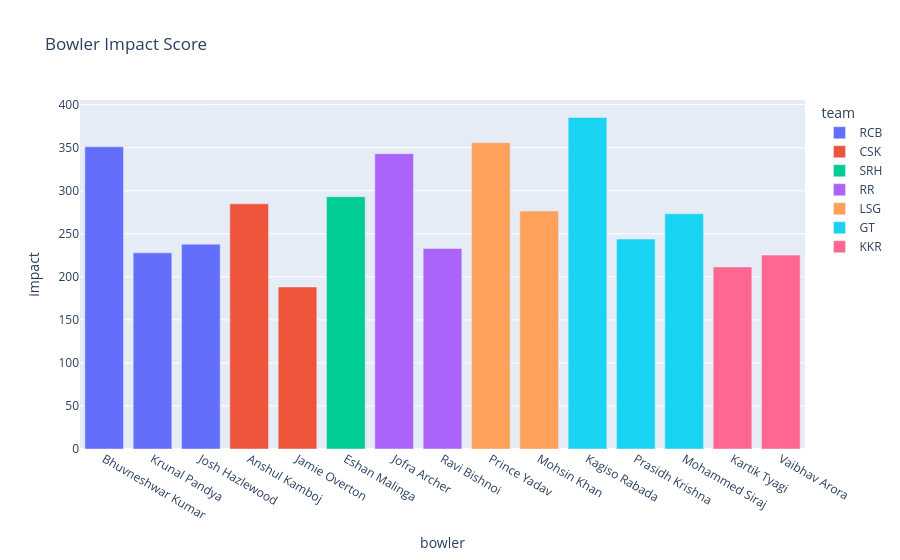

Here is the notebook cell this chart was saved with:
### Code cell
fig = px.bar(df, x="bowler", y="impact", color="team",
             title="Bowler Impact Score")
fig.show()

### Figure 1 — Plotly figure (JSON) as saved in the notebook; plotly's stock layout.template omitted (floating-point values rounded to 4 significant figures)
{"data": [{"hovertemplate": "team=RCB<br>bowler=%{x}<br>impact=%{y}<extra></extra>", "legendgroup": "RCB", "marker": {"color": "#636efa", "pattern": {"shape": ""}}, "name": "RCB", "orientation": "v", "showlegend": true, "textposition": "auto", "type": "bar", "x": ["Bhuvneshwar Kumar", "Krunal Pandya", "Josh Hazlewood"], "xaxis": "x", "y": [351.0, 227.9, 237.9], "yaxis": "y"}, {"hovertemplate": "team=CSK<br>bowler=%{x}<br>impact=%{y}<extra></extra>", "legendgroup": "CSK", "marker": {"color": "#EF553B", "pattern": {"shape": ""}}, "name": "CSK", "orientation": "v", "showlegend": true, "textposition": "auto", "type": "bar", "x": ["Anshul Kamboj", "Jamie Overton"], "xaxis": "x", "y": [284.8, 188.2], "yaxis": "y"}, {"hovertemplate": "team=SRH<br>bowler=%{x}<br>impact=%{y}<extra></extra>", "legendgroup": "SRH", "marker": {"color": "#00cc96", "pattern": {"shape": ""}}, "name": "SRH", "orientation": "v", "showlegend": true, "textposition": "auto", "type": "bar", "x": ["Eshan Malinga"], "xaxis": "x", "y": [293.1], "yaxis": "y"}, {"hovertemplate": "team=RR<br>bowler=%{x}<br>impact=%{y}<extra></extra>", "legendgroup": "RR", "marker": {"color": "#ab63fa", "pattern": {"shape": ""}}, "name": "RR", "orientation": "v", "showlegend": true, "textposition": "auto", "type": "bar", "x": ["Jofra Archer", "Ravi Bishnoi"], "xaxis": "x", "y": [343.0, 232.9], "yaxis": "y"}, {"hovertemplate": "team=LSG<br>bowler=%{x}<br>impact=%{y}<extra></extra>", "legendgroup": "LSG", "marker": {"color": "#FFA15A", "pattern": {"shape": ""}}, "name": "LSG", "orientation": "v", "showlegend": true, "textposition": "auto", "type": "bar", "x": ["Prince Yadav", "Mohsin Khan"], "xaxis": "x", "y": [355.8, 276.4], "yaxis": "y"}, {"hovertemplate": "team=GT<br>bowler=%{x}<br>impact=%{y}<extra></extra>", "legendgroup": "GT", "marker": {"color": "#19d3f3", "pattern": {"shape": ""}}, "name": "GT", "orientation": "v", "showlegend": true, "textposition": "auto", "type": "bar", "x": ["Kagiso Rabada", "Prasidh Krishna", "Mohammed Siraj"], "xaxis": "x", "y": [385.1, 243.9, 273.3], "yaxis": "y"}, {"hovertemplate": "team=KKR<br>bowler=%{x}<br>impact=%{y}<extra></extra>", "legendgroup": "KKR", "marker": {"color": "#FF6692", "pattern": {"shape": ""}}, "name": "KKR", "orientation": "v", "showlegend": true, "textposition": "auto", "type": "bar", "x": ["Kartik Tyagi", "Vaibhav Arora"], "xaxis": "x", "y": [211.5, 225.2], "yaxis": "y"}], "layout": {"barmode": "relative", "legend": {"title": {"text": "team"}, "tracegroupgap": 0}, "title": {"text": "Bowler Impact Score"}, "xaxis": {"anchor": "y", "domain": [0, 1], "title": {"text": "bowler"}}, "yaxis": {"anchor": "x", "domain": [0, 1], "title": {"text": "impact"}}}}
